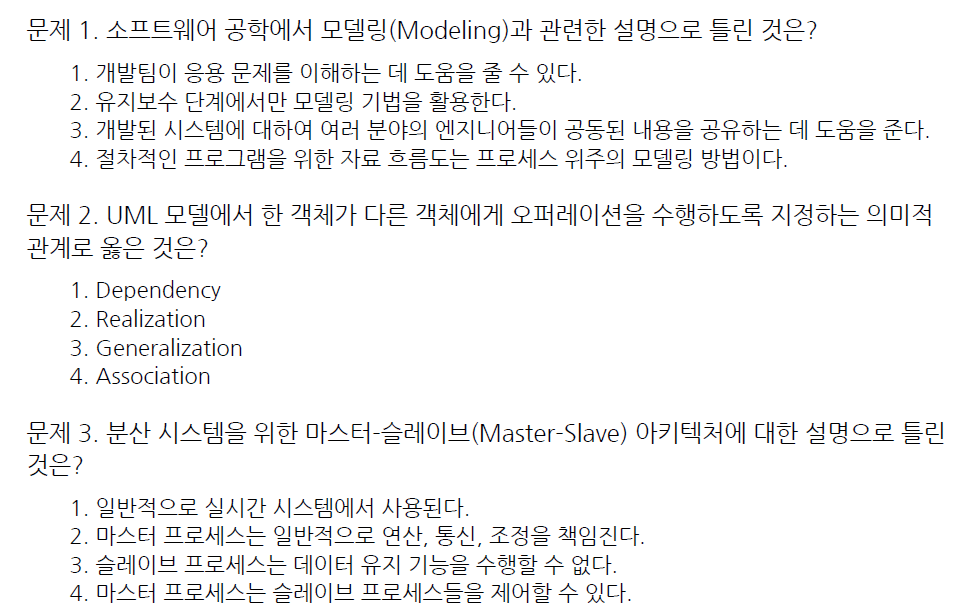
#> input picture teacher/agents/solution/user_problems.png, 962 x 611 px, found by its file name
$ python ocr_simple.py user_problems.png
#> lines starting #> are read from the running program, lines starting #| are printed output that depends on the picture
# -*- coding: utf-8 -*-
"""
초간단 OCR 유틸 (Tesseract 전용) + MCQ(문항+4보기) 파서

필수 패키지:
  pip install pillow pytesseract

Windows:
  - Tesseract 설치 후 kor.traineddata 설치 (Korean)
  - 예) C:\\Program Files\\Tesseract-OCR\\tesseract.exe
  - 환경변수 TESSERACT_CMD 또는 set_tesseract_cmd()로 경로 지정 가능
"""

from __future__ import annotations
import os
import io
import re
import json
from typing import List, Dict, Optional, Union

from PIL import Image, ImageOps
import pytesseract

ImageLike = Union[str, bytes, bytearray, io.BytesIO, Image.Image]

# 보기 접두 패턴: 1) 2. ③ 가. A) 등
_OPTION_PREFIX = r"(?:\(?[1-4①-④A-Da-d가-라]\)?[)\].]?)"
OPTION_LINE_RE = re.compile(rf"^\s*{_OPTION_PREFIX}\s+")
OPTION_SPLIT_RE = re.compile(rf"(?=\s*{_OPTION_PREFIX}\s+)")  # 한 줄에 보기가 여러 개 섞인 경우

def set_tesseract_cmd(path: Optional[str] = None) -> None:
    """Tesseract 실행 경로 설정 (인자 > env:TESSERACT_CMD)."""
    cmd = path or os.getenv("TESSERACT_CMD") or ""
    if cmd:
        pytesseract.pytesseract.tesseract_cmd = cmd  # type: ignore

def _load_image(img: ImageLike) -> Image.Image:
    if isinstance(img, Image.Image):
        return img.convert("RGB")
    if isinstance(img, (bytes, bytearray, io.BytesIO)):
        return Image.open(io.BytesIO(img) if not isinstance(img, io.BytesIO) else img).convert("RGB")
    return Image.open(img).convert("RGB")

def _simple_preprocess(im: Image.Image, scale: float = 1.5, binarize: bool = True) -> Image.Image:
    """Pillow만 사용한 소박한 전처리: 리사이즈 + 그레이스케일 + 이진화."""
#> called with scale = 1.5, binarize = True
    if scale and scale != 1.0:
        w, h = im.size
#> w = 962; h = 611
        im = im.resize((int(w * scale), int(h * scale)), Image.LANCZOS)
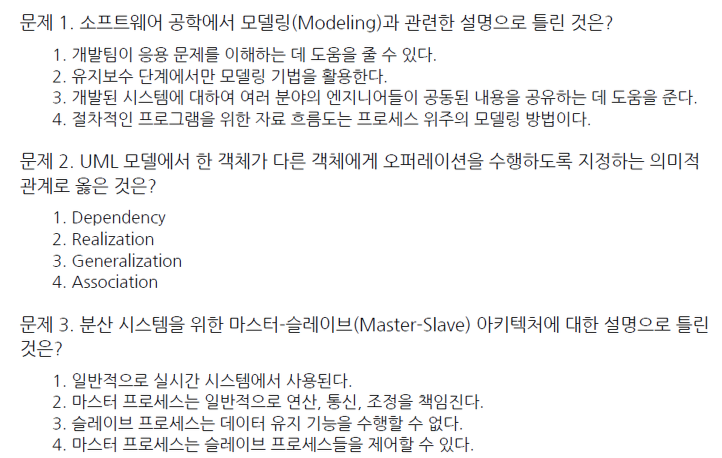
#> im: PIL image 1443x916 RGB (shown at 1/2 size); mean R, G, B 242.2, 242.2, 242.6
    gray = ImageOps.grayscale(im)
    if binarize:
        # 간단 임계값: 180 전후가 무난
        gray = gray.point(lambda x: 255 if x >= 180 else 0)
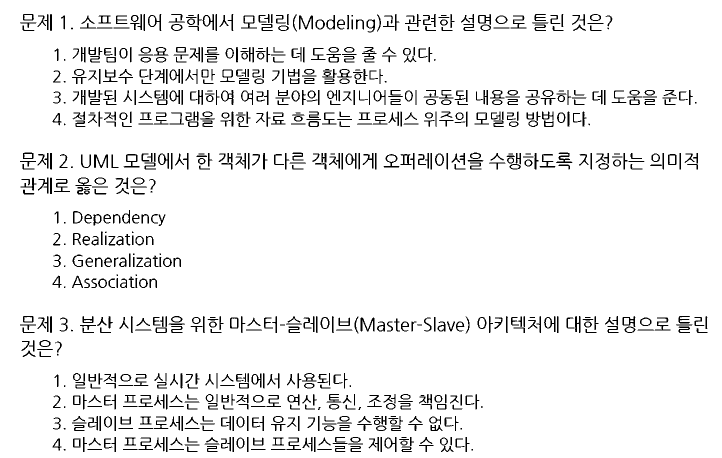
#> gray: PIL image 1443x916 L (shown at 1/2 size); 93.5% white; black in thin lines or dots
    return gray

def ocr_image_to_text(
    image: ImageLike,
    *,
    lang: str = "kor+eng",
    psm: str = "6",
    oem: str = "3",
    tesseract_cmd: Optional[str] = None,
    scale: float = 1.5,
    binarize: bool = True,
) -> str:
    """이미지 → Tesseract OCR → 텍스트(후처리 포함)."""
    set_tesseract_cmd(tesseract_cmd)
    im = _load_image(image)
    im = _simple_preprocess(im, scale=scale, binarize=binarize)

    cfg = f"--oem {oem} --psm {psm}"
#> (the run stopped early here; a loop or call above may not have finished)

$ run again, with teacher/agents/solution/agent_workflow.png copied over teacher/agents/solution/user_problems.png
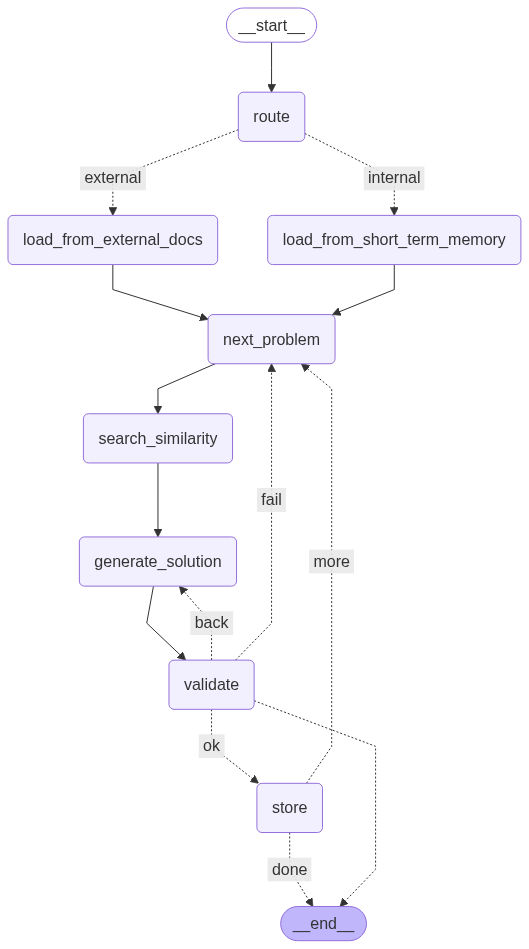
#> input picture teacher/agents/solution/agent_workflow.png, 529 x 949 px, found by its file name
#> in _load_image, returned value is the input picture: PIL image 529x949 RGB; mean R, G, B 250.1, 249.6, 252.2
#> in _simple_preprocess, `gray = ImageOps.grayscale(im)`:
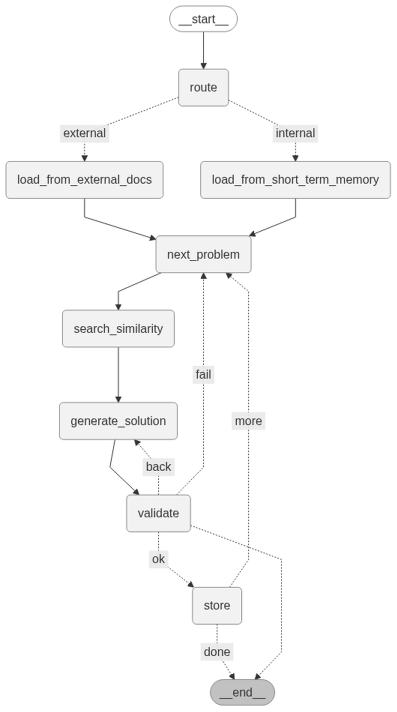
#> gray: PIL image 793x1423 L (shown at 1/2 size); min 4, max 255, mean 249.9
#> in _simple_preprocess, `gray = gray.point(lambda x: 255 if x >= 180 else 0)`:
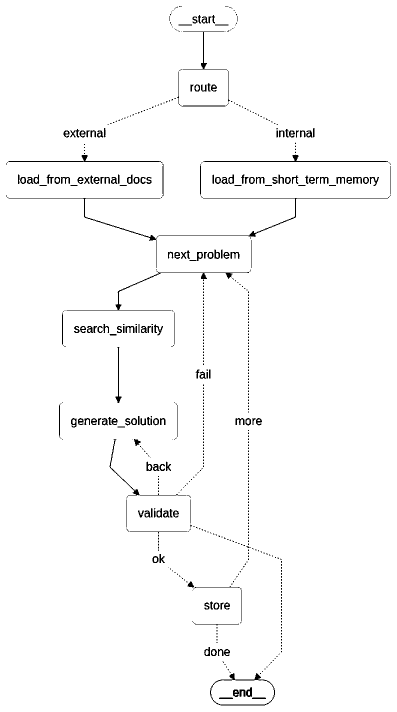
#> gray: PIL image 793x1423 L (shown at 1/2 size); 98% white; black in thin lines or dots

$ run again, with teacher/agents/solution/solution_agent_workflow.png copied over teacher/agents/solution/user_problems.png
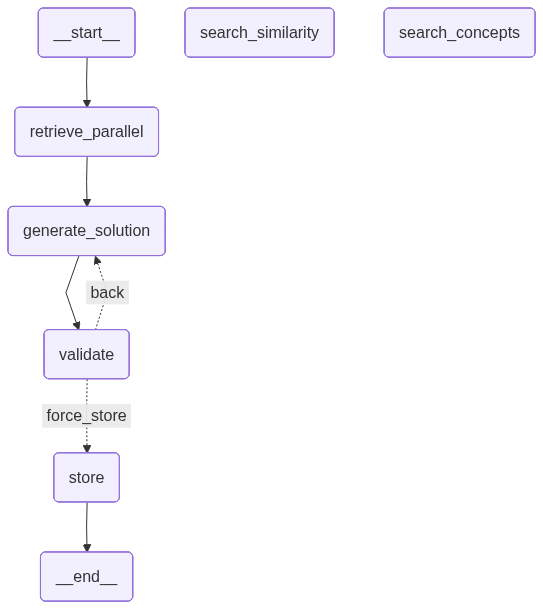
#> input picture teacher/agents/solution/solution_agent_workflow.png, 543 x 609 px, found by its file name
#> in _load_image, returned value is the input picture: PIL image 543x609 RGB; mean R, G, B 250, 249.3, 252.5
#> in _simple_preprocess, `gray = ImageOps.grayscale(im)`:
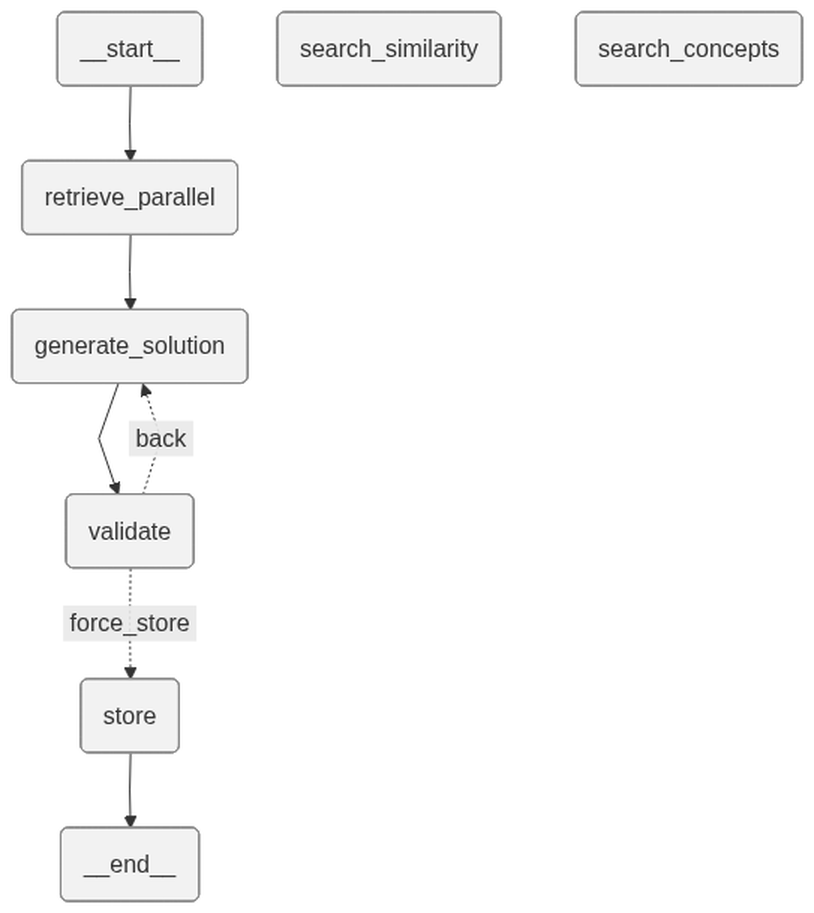
#> gray: PIL image 814x913 L; min 0, max 255, mean 249.7
#> in _simple_preprocess, `gray = gray.point(lambda x: 255 if x >= 180 else 0)`:
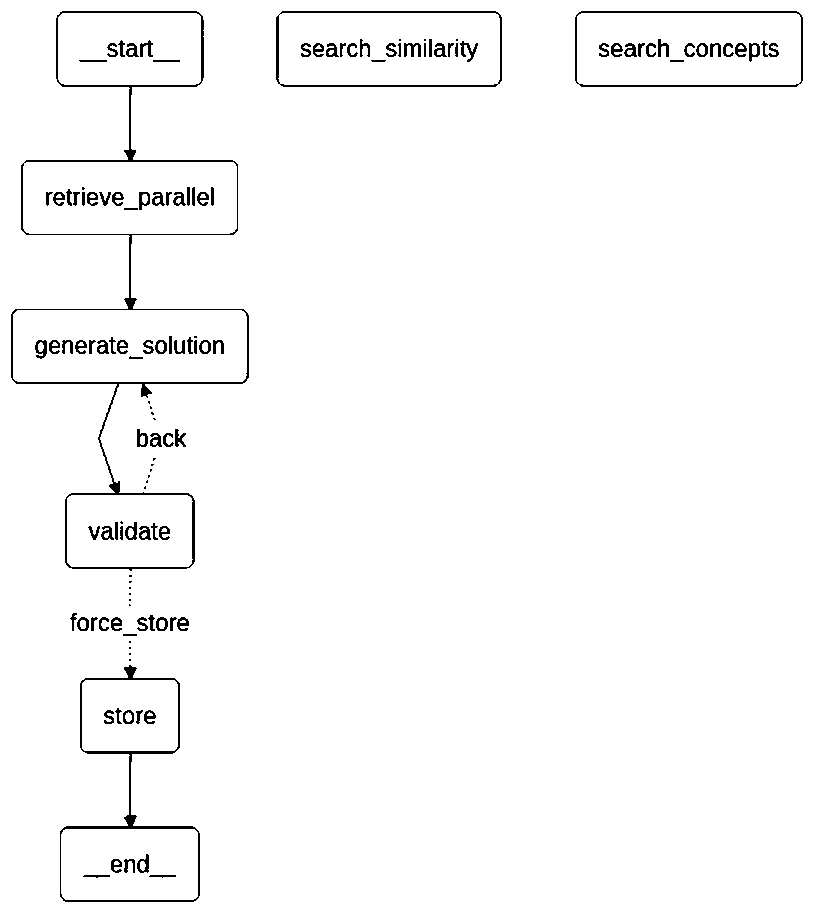
#> gray: PIL image 814x913 L; 97.8% white; black in thin lines or dots
